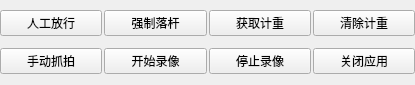
<?xml version="1.0" encoding="UTF-8"?>
<ui version="4.0">
 <class>FunctionWidget</class>
 <widget class="QWidget" name="FunctionWidget">
  <property name="geometry">
   <rect>
    <x>0</x>
    <y>0</y>
    <width>415</width>
    <height>85</height>
   </rect>
  </property>
  <property name="maximumSize">
   <size>
    <width>16777215</width>
    <height>100</height>
   </size>
  </property>
  <property name="windowTitle">
   <string>Form</string>
  </property>
  <layout class="QGridLayout" name="gridLayout">
   <property name="leftMargin">
    <number>0</number>
   </property>
   <property name="topMargin">
    <number>0</number>
   </property>
   <property name="rightMargin">
    <number>0</number>
   </property>
   <property name="bottomMargin">
    <number>0</number>
   </property>
   <property name="spacing">
    <number>2</number>
   </property>
   <item row="0" column="0">
    <widget class="QPushButton" name="pushButton">
     <property name="text">
      <string>人工放行</string>
     </property>
    </widget>
   </item>
   <item row="0" column="1">
    <widget class="QPushButton" name="pushButton_2">
     <property name="text">
      <string>强制落杆</string>
     </property>
    </widget>
   </item>
   <item row="0" column="2">
    <widget class="QPushButton" name="pushButton_3">
     <property name="text">
      <string>获取计重</string>
     </property>
    </widget>
   </item>
   <item row="0" column="3">
    <widget class="QPushButton" name="pushButton_4">
     <property name="text">
      <string>清除计重</string>
     </property>
    </widget>
   </item>
   <item row="1" column="0">
    <widget class="QPushButton" name="pushButton_5">
     <property name="text">
      <string>手动抓拍</string>
     </property>
    </widget>
   </item>
   <item row="1" column="3">
    <widget class="QPushButton" name="pushButton_6">
     <property name="text">
      <string>关闭应用</string>
     </property>
    </widget>
   </item>
   <item row="1" column="1">
    <widget class="QPushButton" name="pushButton_7">
     <property name="text">
      <string>开始录像</string>
     </property>
    </widget>
   </item>
   <item row="1" column="2">
    <widget class="QPushButton" name="pushButton_8">
     <property name="text">
      <string>停止录像</string>
     </property>
    </widget>
   </item>
  </layout>
 </widget>
 <resources/>
 <connections/>
</ui>
